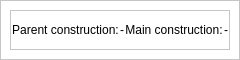
                   <widget class="QFrame" name="frame_12">
                    <property name="minimumSize">
                     <size>
                      <width>0</width>
                      <height>60</height>
                     </size>
                    </property>
                    <property name="maximumSize">
                     <size>
                      <width>16777215</width>
                      <height>30</height>
                     </size>
                    </property>
                    <property name="styleSheet">
                     <string notr="true">QFrame{
	background-color: rgb(255, 255, 255);}</string>
                    </property>
                    <property name="frameShape">
                     <enum>QFrame::StyledPanel</enum>
                    </property>
                    <property name="frameShadow">
                     <enum>QFrame::Raised</enum>
                    </property>
                    <layout class="QHBoxLayout" name="horizontalLayout_8">
                     <property name="spacing">
                      <number>6</number>
                     </property>
                     <property name="leftMargin">
                      <number>9</number>
                     </property>
                     <property name="topMargin">
                      <number>9</number>
                     </property>
                     <property name="rightMargin">
                      <number>9</number>
                     </property>
                     <property name="bottomMargin">
                      <number>9</number>
                     </property>
                     <item>
                      <widget class="QFrame" name="frame_14">
                       <property name="frameShape">
                        <enum>QFrame::StyledPanel</enum>
                       </property>
                       <property name="frameShadow">
                        <enum>QFrame::Raised</enum>
                       </property>
                       <layout class="QHBoxLayout" name="horizontalLayout_9">
                        <property name="spacing">
                         <number>1</number>
                        </property>
                        <property name="leftMargin">
                         <number>1</number>
                        </property>
                        <property name="topMargin">
                         <number>1</number>
                        </property>
                        <property name="rightMargin">
                         <number>1</number>
                        </property>
                        <property name="bottomMargin">
                         <number>1</number>
                        </property>
                        <item>
                         <layout class="QGridLayout" name="gridLayout_4">
                          <item row="0" column="0">
                           <widget class="QLabel" name="label_16">
                            <property name="text">
                             <string>Parent construction:</string>
                            </property>
                            <property name="alignment">
                             <set>Qt::AlignCenter</set>
                            </property>
                           </widget>
                          </item>
                          <item row="0" column="2">
                           <widget class="QLabel" name="label_18">
                            <property name="text">
                             <string>Main construction:</string>
                            </property>
                            <property name="alignment">
                             <set>Qt::AlignCenter</set>
                            </property>
                           </widget>
                          </item>
                          <item row="0" column="1">
                           <widget class="QLabel" name="parentConstructionLbl">
                            <property name="styleSheet">
                             <string notr="true">font: 75 bold 10pt &quot;Arial&quot;;</string>
                            </property>
                            <property name="text">
                             <string>-</string>
                            </property>
                            <property name="alignment">
                             <set>Qt::AlignCenter</set>
                            </property>
                           </widget>
                          </item>
                          <item row="0" column="3">
                           <widget class="QLabel" name="mainConstructionLbl">
                            <property name="styleSheet">
                             <string notr="true">font: 75 bold 10pt &quot;Arial&quot;;</string>
                            </property>
                            <property name="text">
                             <string>-</string>
                            </property>
                            <property name="alignment">
                             <set>Qt::AlignCenter</set>
                            </property>
                           </widget>
                          </item>
                         </layout>
                        </item>
                       </layout>
                      </widget>
                     </item>
                    </layout>
                   </widget>
